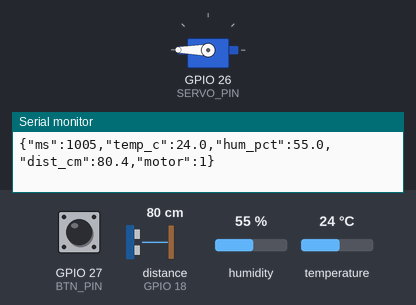
Recording of a sketch running on a simulated ESP32. Parts: servo, the last lines printed to the serial monitor. Wiring (inferred from the names in the program): ultrasonic range finder: trigger GPIO 5; echo GPIO 18. The test bench sets the inputs (shaded band); at power-on: GPIO 27 (BTN_PIN) HIGH, distance to the obstacle (sensor on GPIO 18) 80 cm, humidity 55 %, temperature 24 °C. The echo pulse lasts 58.3 µs per cm; servo pulses on a pin are drawn as a servo (544–2400 µs = 0–180°).

Above: at 1.2 s.
1.3 s: GPIO 27 (BTN_PIN) pulled LOW for 0.15 s
2.9 s: GPIO 27 (BTN_PIN) pulled LOW for 1 s
At 3.06 s:
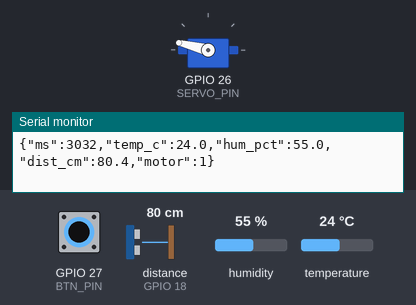
6.4 s: distance to the obstacle (sensor on GPIO 18) set to 18 cm
At 7.34 s:
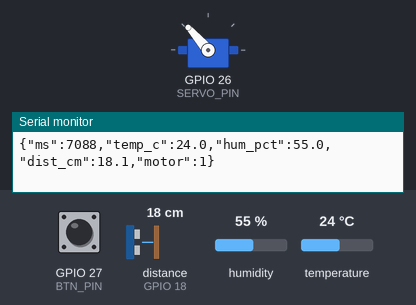
12.6 s: GPIO 27 (BTN_PIN) pulled LOW for 3.2 s
At 13.5 s:
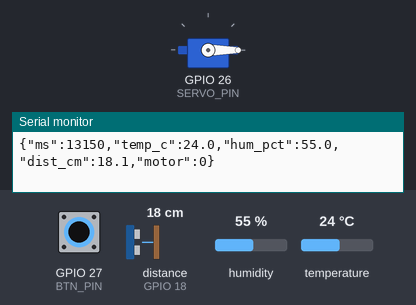
Timing chart, 0 to 15.6 s (numbered marks = the images above; inputs shaded):
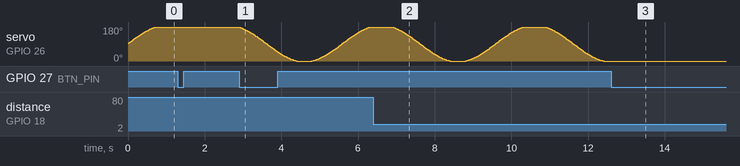

Measured:
- after the input at 1.3 s, servo on GPIO 26 (SERVO_PIN): stays 179° (without the input it goes to 178° after 0.02 s)
- after the input at 12.6 s, servo on GPIO 26 (SERVO_PIN): stops changing and stays 0°
- by itself, servo on GPIO 26 (SERVO_PIN): rises from 93° to 180° in 0.70 s, then falls to 179° in 0.57 s

The sketch:

sensores.ino
```cpp
// Lee sensores y emite una línea JSON por segundo por serial (115200).
// Sensor no conectado -> su campo sale null.
// El servo MG996R (180°) parte encendido y el pulsador lo apaga y prende: encendido recorre todo su giro de ida y
// vuelta, frenando al llegar a cada extremo; apagado se detiene donde está. Su estado sale en el campo "motor".
#include <DHT.h>

#define DHT_PIN   4
#define DHT_TYPE  DHT22   // cambiar a DHT11 si es el azul
#define TRIG_PIN  5
#define ECHO_PIN  18      // HC-SR04 entrega 5V en ECHO: usar divisor (1k/2k) hacia el ESP32
#define SERVO_PIN 26      // señal (cable naranjo) del MG996R; rojo y café van a la fuente externa de 5-6 V
#define SERVO_MIN_US 500  // recorrido completo nominal (~180°); si zumba o se calienta en un extremo, achicar el rango
#define SERVO_MAX_US 2500
#define PERIODO_MS   4000 // ida y vuelta completa: a lo más ~140°/s, menos de la mitad de lo que da el MG996R
#define BTN_PIN   27      // pulsador entre el pin y GND (pull-up interno)

DHT dht(DHT_PIN, DHT_TYPE);
bool motor = true, btnAntes = HIGH;  // parte encendido: la demo empieza con la cinta andando
unsigned long tServo = 0, antes = 0, ultimoEnvio = 0;  // tServo solo avanza con el motor encendido: al reanudar sigue donde quedó

float distanciaCm() {
  digitalWrite(TRIG_PIN, LOW);  delayMicroseconds(2);
  digitalWrite(TRIG_PIN, HIGH); delayMicroseconds(10);
  digitalWrite(TRIG_PIN, LOW);
  unsigned long us = pulseIn(ECHO_PIN, HIGH, 30000);  // ~5 m máx
  return us ? us / 58.0 : NAN;
}

void servoUs(int us) { ledcWrite(SERVO_PIN, us * 16384L / 20000); }  // µs -> duty de 14 bits a 50 Hz

void campo(const char* k, float v) {
  Serial.printf(",\"%s\":", k);
  if (isnan(v)) Serial.print("null"); else Serial.print(v, 1);
}

void setup() {
  Serial.begin(115200);
  pinMode(TRIG_PIN, OUTPUT);
  pinMode(ECHO_PIN, INPUT);
  ledcAttach(SERVO_PIN, 50, 14);  // servo: pulso cada 20 ms
  pinMode(BTN_PIN, INPUT_PULLUP);
  dht.begin();
}

void loop() {
  // shortcut: el botón no se mira durante la lectura de sensores (~40 ms por segundo);
  // un toque más corto que eso se puede perder. Pasar a interrupción si molesta.
  bool btn = digitalRead(BTN_PIN);
  if (btnAntes == HIGH && btn == LOW) {
    motor = !motor;
    if (!motor) ledcWrite(SERVO_PIN, 0);  // sin pulsos el servo se detiene y queda suelto
  }
  btnAntes = btn;
  unsigned long ahora = millis();
  if (motor) {
    tServo += ahora - antes;
    // seno: parte del centro y frena solo en cada extremo, en vez de invertir de golpe a velocidad constante
    servoUs((SERVO_MIN_US + SERVO_MAX_US) / 2 + (SERVO_MAX_US - SERVO_MIN_US) / 2 * sin(TWO_PI * (tServo % PERIODO_MS) / PERIODO_MS));
  }
  antes = ahora;
  delay(20);  // antirrebote

  if (millis() - ultimoEnvio < 1000) return;
  ultimoEnvio = millis();
  Serial.printf("{\"ms\":%lu", millis());
  campo("temp_c", dht.readTemperature());
  campo("hum_pct", dht.readHumidity());
  campo("dist_cm", distanciaCm());
  Serial.printf(",\"motor\":%d}\n", motor);
}
```
